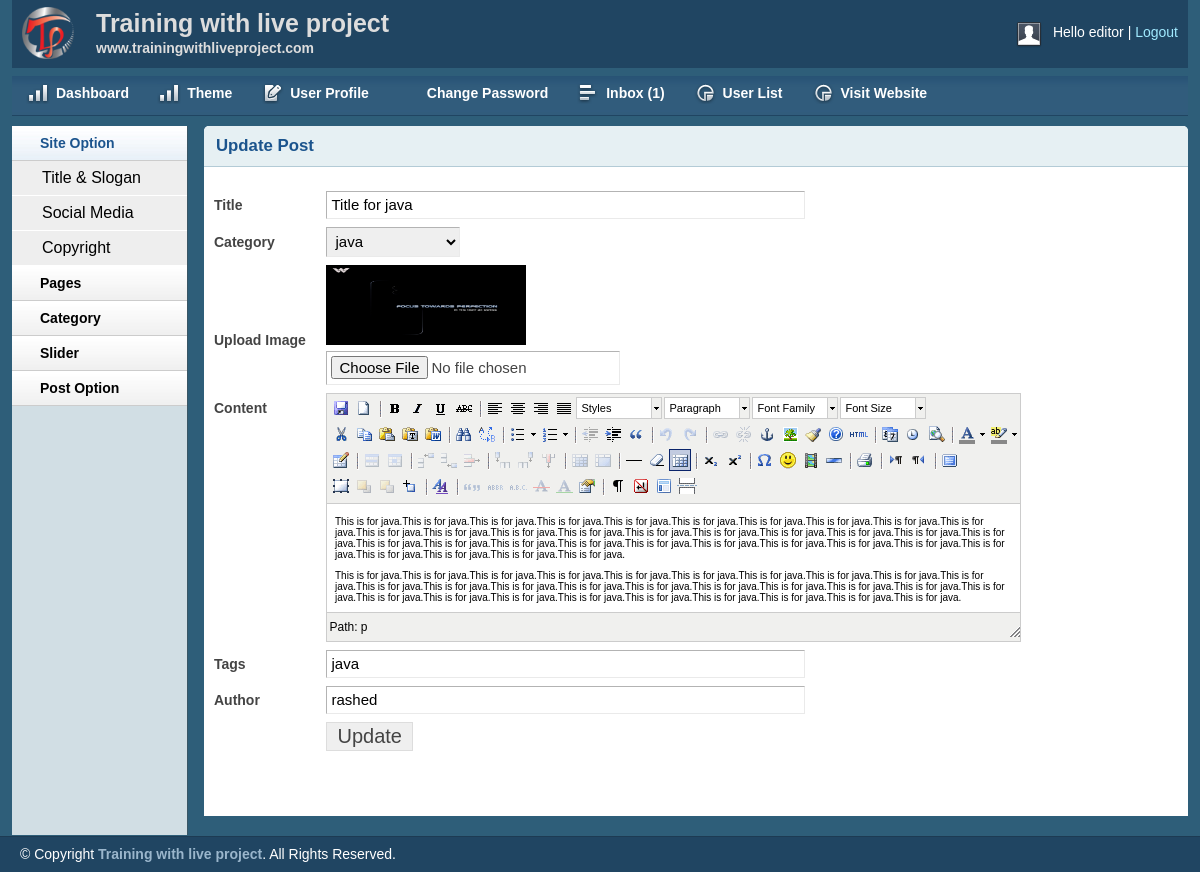
Page /admin/editpost.php?editpostid=15 (signed in) on the committed database.
### tables this page shows
CREATE TABLE `tbl_post` (
  `id` int(11) NOT NULL,
  `cat` int(11) NOT NULL,
  `title` varchar(255) NOT NULL,
  `body` text NOT NULL,
  `image` varchar(255) NOT NULL,
  `author` varchar(255) NOT NULL,
  `tags` varchar(255) NOT NULL,
  `date` timestamp NOT NULL DEFAULT CURRENT_TIMESTAMP,
  `userid` int(11) NOT NULL
);

CREATE TABLE `tbl_category` (
  `id` int(11) NOT NULL,
  `name` varchar(50) NOT NULL
);

### lib/Database.php (called while the page is built, shortened)
<?php
Class Database{
	public $host   = DB_HOST;
	public $user   = DB_USER;
	public $pass   = DB_PASS;
	public $dbname = DB_NAME;
	public $link;
	private function connectDB(){
	$this->link = new mysqli($this->host, $this->user, $this->pass, $this->dbname);
 }
	public function select($query){
		$result = $this->link->query($query) or die($this->link->error.__LINE__);
		if($result->num_rows > 0){
			return $result;
		} else {
			return false;
		}
	}
}

### admin/editpost.php (the view, shortened to what this page needs)
<?php include_once 'inc/header.php'; ?>
<?php include_once 'inc/sidebar.php' ?>
<?php
    if (!isset($_GET['editpostid']) || $_GET['editpostid'] == NULL) {
        echo "<script>window.location = 'postlist.php';</script>";
    }else{
        $postid = $_GET['editpostid'];
    }
 ?>
        <div class="grid_10">
            <div class="box round first grid">
                <h2>Update Post</h2>
                <div class="block">
            <?php
                $query = "SELECT * FROM tbl_post WHERE id = '$postid' ORDER BY id DESC";
                $getpost = $db->select($query);
                while ($postresult = $getpost->fetch_assoc()) {
             ?>
                    <form action="" method="post" enctype="multipart/form-data">
                        <table class="form">
                            <tr>
                                <td>
                                    <label>Title</label>
                                </td>
                                <td>
                                    <input type="text" name="title" value="<?php echo $postresult['title']; ?>" class="medium" />
                                </td>
                            </tr>
                            <tr>
                                <td>
                                    <label>Category</label>
                                </td>
                                <td>
                                    <select id="select" name="cat">
                                    <?php
                                        $query = "SELECT * FROM tbl_category";
                                        $category = $db->select($query);
                                        if ($category) {
                                            while ($result = $category->fetch_assoc()) {
                                     ?>
                                        <option
                                            <?php
                                                if ($postresult['cat'] == $result['id']) {?>
                                                selected="selected"
                                            <?php  }
                                             ?>
                                         value="<?php echo $result['id']; ?>"><?php echo $result['name']; ?></option>
                                        <?php } } ?>
                                    </select>
                                </td>
                            </tr>
                            <tr>
                                <td>
                                    <label>Upload Image</label>
                                </td>
                                <td>
                                    <img src="<?php echo $postresult['image']; ?>" alt="" height="80px" width="200px"><br>
                                    <input type="file" name="image" />
                                </td>
                            </tr>
                            <tr>
                                <td style="vertical-align: top; padding-top: 9px;">
                                    <label>Content</label>
                                </td>
                                <td>
                                </td>
                            </tr>
                            <tr>
                                <td>
                                    <label>Tags</label>
                                </td>
                                <td>
                                    <input type="text" name="tags" value="<?php echo $postresult['tags']; ?>" class="medium" />
                                </td>
                            </tr>
                            <tr>
                                <td>
                                    <label>Author</label>
                                </td>
                                <td>
                                    <input type="text" name="author" value="<?php echo $postresult['author']; ?>" class="medium" />
                                </td>
                            </tr>
    						<tr>
                                <td></td>
                                <td>
                                    <input type="submit" name="submit" Value="Update" />
                                </td>
                            </tr>
                        </table>
                    </form>
            <?php } ?>
                </div>
            </div>
        </div>
<?php include_once 'inc/footer.php'; ?>

### admin/css/layout.css (style rules this page uses)
body { background: #fff none repeat scroll 0 0; color: #444; font-size: 14px; padding: 0; }
h1, h2, h3, h4, h5, h6 { line-height:1.2em; margin-bottom:.3em; }
h2 { margin-top:1em; }
.box { background:#fff; margin-bottom:20px; padding:10px 10px 10px 10px; margin-left:-8px; }
.box.grid { padding-bottom:40px; }
.box.round { -moz-border-radius: 5px 5px 0px 0px; -webkit-border-radius: 5px 5px 0px 0px; border-radius: 5px 5px 0px 0px; }
.box h2 { font-size:1.2em; font-weight:bold; color:#1B548D; background:#E6F0F3; margin:-10px -10px 0 -10px; padding:10px 12px; border-bottom:1px solid #B3CBD6; -moz-border-radius: 5px 5px 0px 0px; -webkit-border-radius: 5px 5px 0px 0px; border-radius: 5px 5px 0px 0px; }
.box.first { min-height: 406px; }
.block { padding-top:20px; }
table.form { width:100%; }
table.form td { padding:4px 0px; }
table.form label { font-weight:bold; }
table.form input, table.form select { font-size: 15px; padding: 4px 4px 5px 4px; border-top: 1px solid #b3b3b3; border-left: 1px solid #b3b3b3; border-right: 1px solid #eaeaea; border-bottom: 1px solid #eaeaea; }
table.form input[type="submit"] { border: 1px solid #ddd; color: #444; cursor: pointer; font-size: 20px; padding: 2px 10px; }
input.medium { width: 55%; }
.block { padding-bottom:1px; }

### admin/js/tiny-mce/themes/advanced/skins/default/content.css (style rules this page uses)
body, td, pre { color:#000; font-family:Verdana, Arial, Helvetica, sans-serif; font-size:10px; margin:8px; }
body { background:#FFF; }
h2 { font-size: 1.5em }
img { border:0; }
table, img, hr, .mceItemAnchor { cursor:default }
table td, table th { cursor:text }

### rows in the picture
tbl_post: title "Title for java", cat "java", image (picture), tags "java", author "rashed"

### other values in the picture
Session::get('username') "editor"
$count "1"
